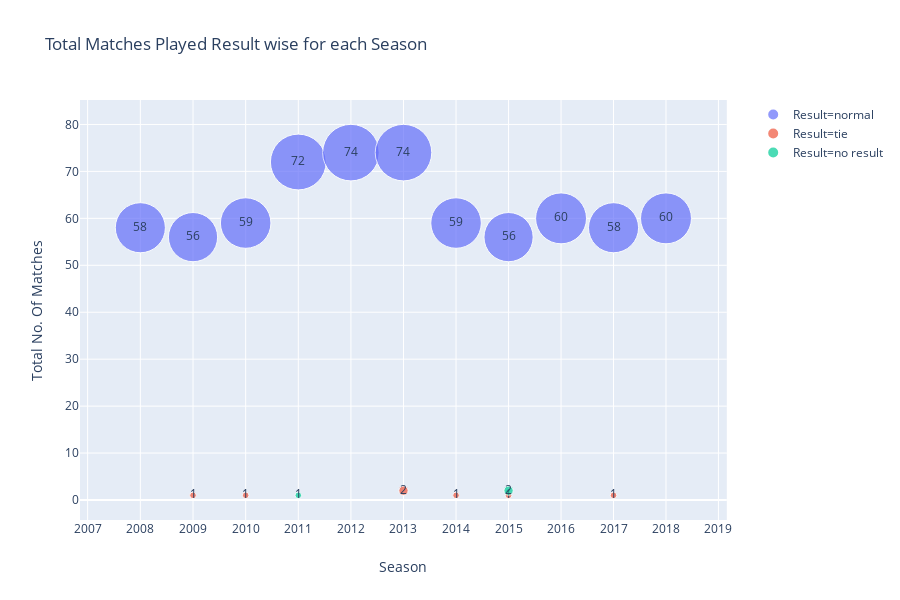

This figure's notebook cell:
### Markdown cell above
<a id=section2></a>

### Code cell
result_states=ipl_data.groupby(['season','result'])['id'].count().to_frame()
result_states.reset_index(inplace=True)
result_states.columns=['Season','Result','Total No. Of Matches']
result_states


fig = px.scatter(result_states, x="Season", y="Total No. Of Matches", color="Result",
	         size="Total No. Of Matches",
                 hover_name='Result', log_x=True, size_max=40,text="Total No. Of Matches",title='Total Matches Played Result wise for each Season')
fig.show()

### Figure 1 — Plotly figure (JSON) as saved in the notebook; plotly's stock layout.template omitted (floating-point values rounded to 4 significant figures)
{"data": [{"hoverlabel": {"namelength": 0}, "hovertemplate": "<b>%{hovertext}</b><br><br>Result=normal<br>Season=%{x}<br>Total No. Of Matches=%{text}", "hovertext": ["normal", "normal", "normal", "normal", "normal", "normal", "normal", "normal", "normal", "normal", "normal"], "legendgroup": "Result=normal", "marker": {"color": "#636efa", "size": [58, 56, 59, 72, 74, 74, 59, 56, 60, 58, 60], "sizemode": "area", "sizeref": 0.04625, "symbol": "circle"}, "mode": "markers+text", "name": "Result=normal", "showlegend": true, "text": [58, 56, 59, 72, 74, 74, 59, 56, 60, 58, 60], "type": "scatter", "x": [2008, 2009, 2010, 2011, 2012, 2013, 2014, 2015, 2016, 2017, 2018], "xaxis": "x", "y": [58, 56, 59, 72, 74, 74, 59, 56, 60, 58, 60], "yaxis": "y"}, {"hoverlabel": {"namelength": 0}, "hovertemplate": "<b>%{hovertext}</b><br><br>Result=tie<br>Season=%{x}<br>Total No. Of Matches=%{text}", "hovertext": ["tie", "tie", "tie", "tie", "tie", "tie"], "legendgroup": "Result=tie", "marker": {"color": "#EF553B", "size": [1, 1, 2, 1, 1, 1], "sizemode": "area", "sizeref": 0.04625, "symbol": "circle"}, "mode": "markers+text", "name": "Result=tie", "showlegend": true, "text": [1, 1, 2, 1, 1, 1], "type": "scatter", "x": [2009, 2010, 2013, 2014, 2015, 2017], "xaxis": "x", "y": [1, 1, 2, 1, 1, 1], "yaxis": "y"}, {"hoverlabel": {"namelength": 0}, "hovertemplate": "<b>%{hovertext}</b><br><br>Result=no result<br>Season=%{x}<br>Total No. Of Matches=%{text}", "hovertext": ["no result", "no result"], "legendgroup": "Result=no result", "marker": {"color": "#00cc96", "size": [1, 2], "sizemode": "area", "sizeref": 0.04625, "symbol": "circle"}, "mode": "markers+text", "name": "Result=no result", "showlegend": true, "text": [1, 2], "type": "scatter", "x": [2011, 2015], "xaxis": "x", "y": [1, 2], "yaxis": "y"}], "layout": {"height": 600, "legend": {"itemsizing": "constant", "tracegroupgap": 0}, "title": {"text": "Total Matches Played Result wise for each Season"}, "xaxis": {"anchor": "y", "domain": [0, 0.98], "title": {"text": "Season"}, "type": "log"}, "yaxis": {"anchor": "x", "domain": [0, 1], "title": {"text": "Total No. Of Matches"}}}}
